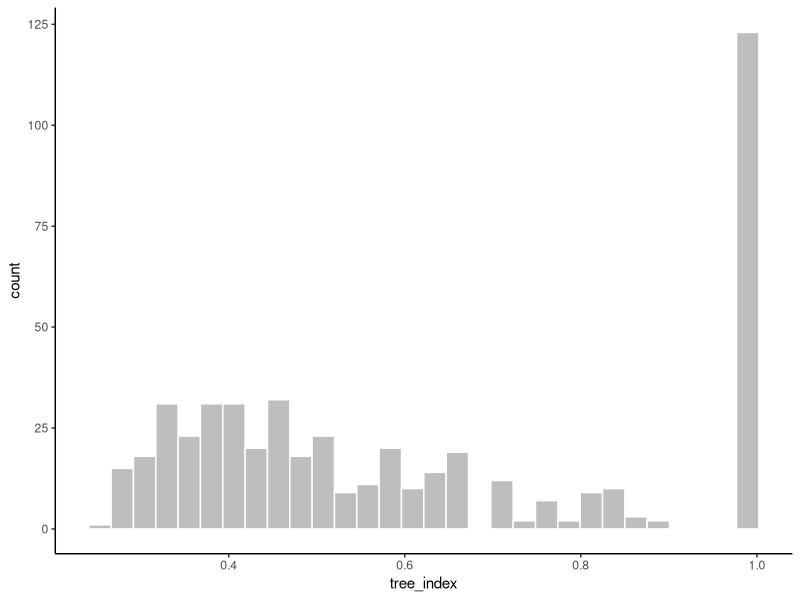

Recreate this plot in R. (Note: this script raises an error after producing the figure.)
# LOAD LIBRARIES
library(ggplot2)
require(gridExtra)

setwd("~/Dropbox/research/projects/research/MARIA/maria_scripts/07_maria_shiny/data/")


rs <- read.csv("root_data_monocot-2D.csv")

plots <- list()
for(n in colnames(rs)[-c(1)]){
  rs$var <- rs[[n]]
  temp <- rs[!rs$var %in% boxplot.stats(rs$var)$out,]
  if((max(temp$var)-min(temp$var)) > 0){
    pl <- ggplot(data = temp, aes(x=var)) + 
      geom_bar(stat="bin", fill="grey", colour="white") + 
      xlab(n) + 
      theme_classic()
    plots[[(length(plots) + 1)]] = pl
  }
}


# Set up the page
grid.newpage()
layout <- matrix(seq(1, 16) ,ncol = 4, nrow = 4)
pushViewport(viewport(layout = grid.layout(nrow(layout), ncol(layout))))

# Make each plot, in the correct location
for (i in 1:length(plots)) {
  # Get the i,j matrix positions of the regions that contain this subplot
  matchidx <- as.data.frame(which(layout == i, arr.ind = TRUE))
  
  print(plots[[i]], vp = viewport(layout.pos.row = matchidx$row,
                                  layout.pos.col = matchidx$col))
}


